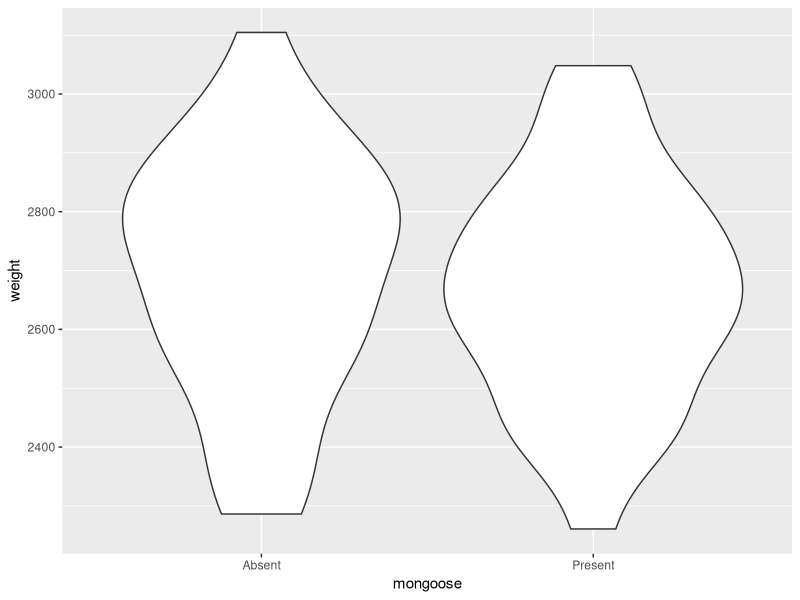

Write the R code that produced this figure. (Note: this script raises an error after producing the figure.)
## ---- chunk 1
knitr::opts_chunk$set(echo = TRUE, results = "hide", fig.show="show")
answer_sheet <- FALSE
library(ggplot2)
library(here)
## ---- chunk 2
set.seed(2024)
n <- 56
rabbit <- data.frame(
  mongoose = sample(size = n, c("Present", "Absent"), replace = TRUE, prob = c(0.6, 0.4))
  )

prs <- ifelse(rabbit$mongoose == "Present", 1, 0)

b0 <- 2710
b1 <- -50

rabbit$weight <- round(rnorm(n = n, mean = b0 + b1 * prs, sd = 200), digits = 1)
summary(rabbit)
summary(lm(weight ~ mongoose, data = rabbit))

ggplot(rabbit) +
  geom_violin(aes(x = mongoose, y = weight))

rabbit$mongoose[7] <- "Absent"
rabbit$weight[41] <- 3808.0
write.table(rabbit, here("Workshops/Workshop 5 - LM with categorical predictors/Data", "rabbits.txt"), row.names = FALSE)
## ---- chunk 3
# We've been told this is the 7th row, so we can use square brackets to check this row. Here, I'll also ask for all columns of the 7th row (by not specifying anything after the ,):
rabbit[7,]
## ---- chunk 4
# The rabbit was from Oshima, not Tokunoshima, so mongoose should be Present not Absent

# We can resolve this in a number of ways, but here are two options:
rabbit$mongoose[7] <- "Present"
rabbit[7,1] <- "Present"
# Both do the exact same thing. If you're not sure why, ask a demonstrator.

# To check if this worked, we can do:
rabbit[7,]
## ---- chunk 5
# If we do a plot of the data:
ggplot(rabbit) +
  geom_histogram(aes(x = weight))
# We can clearly see there's one rabbit that's much larger than the others. From the figure, we can also see that it's the only rabbit that's larger than 3500 g, so we can use that as our condition and subtract 1000 g. We also learn that this is on row 41 (the number to the left of the output).
rabbit[rabbit$weight > 3500,]
## ---- chunk 6
# There are a couple of different ways we can do this correction:
rabbit$weight[rabbit$weight > 3500] <- rabbit$weight[rabbit$weight > 3500] - 1000
# Or we can do:
# rabbit[41,2] <- rabbit[41,2]-1000 #Not run

# To check if this worked, we can do:
rabbit[41,]
# Or:
ggplot(rabbit) +
  geom_histogram(aes(x = weight))
## ---- chunk 7
# No, nothing that I can spot at least.
## ---- chunk 8
rabbit_mod <- lm(weight ~ mongoose, data = rabbit)
## ---- chunk 9
summary(rabbit_mod)
## ---- chunk 10
library(ggeffects)
## ---- chunk 11
preds <- ggpredict(rabbit_mod)
## ---- chunk 12
rabbit$mongoose <- factor(rabbit$mongoose)
## ---- chunk 13
plot(preds)
## ---- chunk 14
fake <- data.frame(
  mongoose = unique(rabbit$mongoose)
)
fake
## ---- chunk 15
preds <- predict(rabbit_mod, newdata = fake, se.fit = TRUE)
## ---- chunk 16
fake$fit <- preds$fit
## ---- chunk 17
fake$low95 <- preds$fit - 1.96 * preds$se.fit
fake$upp95 <- preds$fit + 1.96 * preds$se.fit
# Note that you can use confint(rabbit_mod) to do the above calculations
## ---- chunk 18
ggplot(fake) +
  geom_errorbar(aes(x = mongoose, ymin = low95, ymax = upp95)) +
  geom_point(aes(x = mongoose, y = fit)) +
  labs(x = "Java mongoose",
       y = "Predicted weight of rabbits (g)") +
  theme_minimal()
## ---- chunk 19
# For coordinators -
# Code below simulates and exports the data used in the workshop
# number of offspring as function of temperature

set.seed(2024)
n <- 120
habitat_types <- factor(rep(c("Rainforest", "Dry Forest", "Spiny Forest", "Mangrove"), each = n / 4))

# lazy way to simulate the data
activity_levels <- round(c(
  rnorm(n/4, mean = 10, sd = 1),   # Rainforest group
  rnorm(n/4, mean = 8, sd = 1),    # Dry Forest group
  rnorm(n/4, mean = 6, sd = 1),    # Spiny Forest group
  rnorm(n/4, mean = 7, sd = 1)     # Mangrove group
), digits = 2)

# Create the data frame
lemur <- data.frame(habitat = habitat_types, activity = activity_levels)
lemur$habitat <- as.character(lemur$habitat)
lemur$habitat[23] <- "Rain forest"

write.table(lemur, here("Workshops/Workshop 5 - LM with categorical predictors/Data", "lemurs.txt"), row.names = FALSE)
